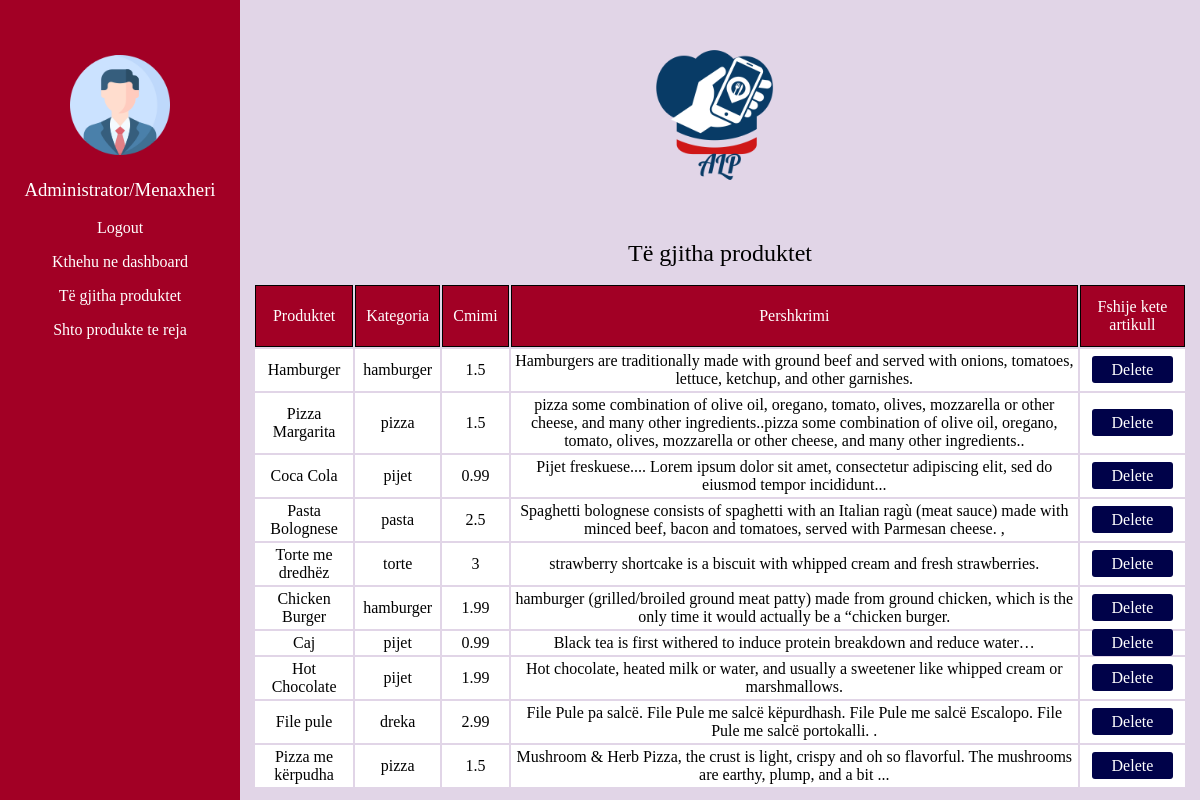
Page /dashboard-administrator/allproducts.php (signed in) on the committed database.
### tables this page shows
CREATE TABLE `products` (
  `id` int(11) NOT NULL,
  `title` varchar(100) NOT NULL,
  `category` varchar(50) NOT NULL,
  `price` double NOT NULL,
  `img` varchar(500) NOT NULL,
  `description` varchar(500) NOT NULL,
  `user_id` int(11) NOT NULL,
  `category_id` varchar(50) NOT NULL
);

### dashboard-administrator/allproducts.php (the view, shortened to what this page needs)
<?php
include "db_conn.php";
 ?>
<!DOCTYPE html>
<head>
<link rel="stylesheet" href="dashboardstyle.css">
</head>
<body>
<div id="outer-container">
	<div id="sidebar">
               <div class="logo">
                    <img src="./img/user.png" class="imazh" alt=""/>
                  <center> <h3> <?php echo $_SESSION['name']; ?></h3></center>
                 <center><p class="a"> <a href="logout.php">Logout</a></p></center>
               </div>
               <center><p class="a"> <a href="home.php">Kthehu ne dashboard</a></p></center>
               <center><p><a href="allproducts.php">Të gjitha produktet</a></p></center>
               <center><a href="regjistroproduktin.php">Shto produkte te reja</a></center>
     </div>
	<div id="content">
     <header>
     <img class="imazhi" src="./img/logo.png">
     <center><h2 style="margin-bottom: 50px; color: black">Të gjitha produktet</h2></center>
     </header>
      <section style="margin-top: 20px">
      <?php
$sql = "SELECT* FROM products";
$result = $conn->query($sql);
if ($result->num_rows > 0) {
    echo "<table  id=\"klientet\" ><tr><th>Produktet</th><th>Kategoria</th><th>Cmimi</th><th>Pershkrimi</th><th>Fshije kete artikull</th></tr>";
    while($row = $result->fetch_assoc()) {
        echo "<tr><td>" . $row["title"] . "</td><td>" . $row["category"] . "</td><td>" . $row["price"] . "</td> <td>" . $row["description"] . "</td><td>" . "<a href='allproducts.php?id=".$row['id']."' id='btn'>Delete</a>"  ."</td></tr>";
    }
    echo "</table>";
} else {
  echo "<table  id=\"klientet\" ><tr><th>Produktet</th><th>Totali</th><th>Mënyra e pagesës</th><th>Tavolina</th><th>Koha e porosisë</th><th>Printo</th><th>Fshije</th></tr>";
}
?>
      </section>
</div>
</body>
</html>

### dashboard-administrator/dashboardstyle.css (style rules this page uses)
* { font-family: Poppins !important; font-weight: normal; }
body { margin: 0; height: 100%; }
#outer-container { display: table; width: 100%; height: 100%; }
#sidebar { display: table-cell; width: 20%; vertical-align: top; background-color: #A20025; }
#content { display: table-cell; width: 85%; vertical-align: top; background-color: #E1D5E7; padding: 10px ; }
.imazh { width: 100px; height: 100px; margin: auto; margin-top: 50px; display: block; padding: 5px; }
h3 { color: white; }
header { width: 100%; height: 250px; }
.imazhi { width: 200px; height: 200px; margin: auto; display: block; padding: 5px; }
a { color: white; }

### dashboard-administrator/allproducts.php (style rules this page uses)
* { font-family: Poppins !important; font-weight: normal; }
a:link { text-decoration: none; }
#klientet { display: flex; justify-content: center; align-items: center; padding: 3px; }
#klientet th { text-align: center; padding-top: 12px; padding-bottom: 12px; padding-left: 10px; padding-right: 10px; border: 1px solid black; background-color: #A20025; color: white; }
#klientet td { text-align: center; background-color: white; padding: 3px; }
#btn { text-decoration: none; color: #FFF; background-color: #000249; padding: 5px 20px; border-radius: 3px; width: 100%; }

### rows in the picture
products: title "Hamburger", category "hamburger", price "1.5", description "Hamburgers are traditionally made with ground beef and served with onions, tomatoes, lettuce, ketchup, and other garnishes."
products: title "Pizza Margarita", category "pizza", price "1.5", description "pizza some combination of olive oil, oregano, tomato, olives, mozzarella or other cheese, and many other ingredients..pizza some combination of olive oil, oregano, tomato, olives, mozzarella or other cheese, and many other ingredients.."
products: title "Coca Cola", category "pijet", price "0.99", description "Pijet freskuese.... Lorem ipsum dolor sit amet, consectetur adipiscing elit, sed do eiusmod tempor incididunt..."
products: title "Pasta Bolognese", category "pasta", price "2.5", description "Spaghetti bolognese consists of spaghetti with an Italian ragù (meat sauce) made with minced beef, bacon and tomatoes, served with Parmesan cheese. ,"
products: title "Torte me dredhëz", category "torte", price "3", description "strawberry shortcake is a biscuit with whipped cream and fresh strawberries."
products: title "Chicken Burger", category "hamburger", price "1.99", description "hamburger (grilled/broiled ground meat patty) made from ground chicken, which is the only time it would actually be a “chicken burger."
products: title "Caj", category "pijet", price "0.99", description "Black tea is first withered to induce protein breakdown and reduce water…"
products: title "Hot Chocolate", category "pijet", price "1.99", description "Hot chocolate, heated milk or water, and usually a sweetener like whipped cream or marshmallows."
products: title "File pule", category "dreka", price "2.99", description "File Pule pa salcë. File Pule me salcë këpurdhash. File Pule me salcë Escalopo. File Pule me salcë portokalli. ."
products: title "Pizza me kërpudha", category "pizza", price "1.5", description "Mushroom & Herb Pizza, the crust is light, crispy and oh so flavorful. The mushrooms are earthy, plump, and a bit ..."

### other values in the picture
$_SESSION['name'] "Administrator/Menaxheri"
